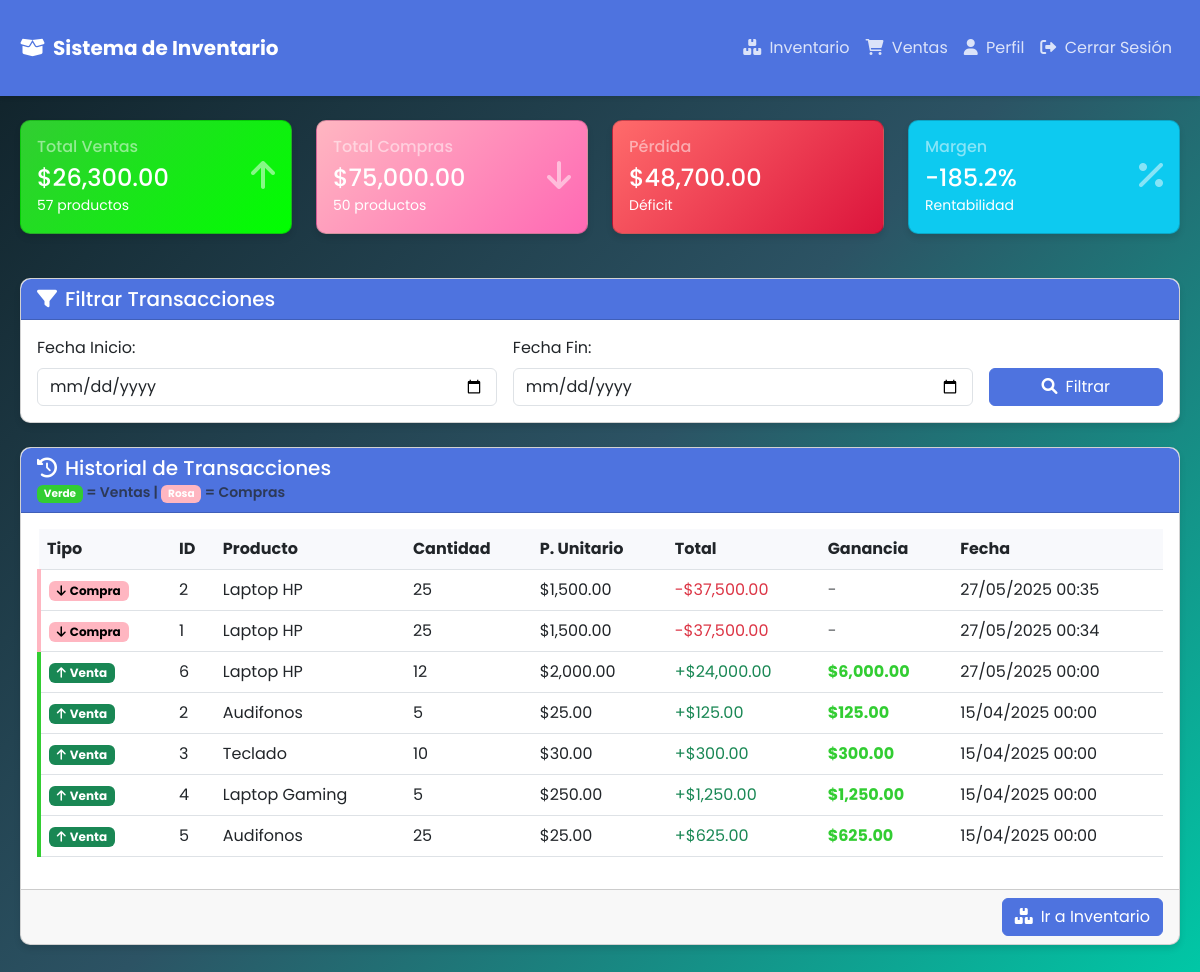
The app's page /vistas/ventas.php (signed in) with its own data.
### tables this page shows
CREATE TABLE IF NOT EXISTS `compras` (
  `id` int NOT NULL AUTO_INCREMENT,
  `id_producto` int NOT NULL,
  `id_usuario` int DEFAULT NULL,
  `cantidad` int NOT NULL,
  `precio_unitario` decimal(10,2) NOT NULL,
  `total` decimal(10,2) NOT NULL,
  `fecha` timestamp NULL DEFAULT CURRENT_TIMESTAMP,
  PRIMARY KEY (`id`),
  KEY `id_producto` (`id_producto`),
  KEY `id_usuario` (`id_usuario`)
);

CREATE TABLE IF NOT EXISTS `productos` (
  `id` int NOT NULL AUTO_INCREMENT,
  `nombre` varchar(100) NOT NULL,
  `categoria` varchar(100) NOT NULL,
  `cantidad` int NOT NULL,
  `precio` decimal(10,2) NOT NULL,
  `precio_compra` decimal(10,2) DEFAULT '0.00',
  PRIMARY KEY (`id`)
);

CREATE TABLE IF NOT EXISTS `ventas` (
  `id` int NOT NULL AUTO_INCREMENT,
  `id_producto` int DEFAULT NULL,
  `cantidad` int NOT NULL,
  `fecha` date NOT NULL,
  `total` decimal(10,2) NOT NULL,
  `id_usuario` int DEFAULT NULL,
  PRIMARY KEY (`id`),
  KEY `id_producto` (`id_producto`),
  KEY `id_usuario` (`id_usuario`)
);

### vistas/ventas.php (the view, shortened to what this page needs)
<?php
include '../config.php';
$fecha_inicio = $_GET['fecha_inicio'] ?? '';
$fecha_fin = $_GET['fecha_fin'] ?? '';
$where = "WHERE 1";
$params = [];
$query = "
    SELECT ventas.*, productos.nombre AS nombre_producto, productos.precio_compra,
           (ventas.total - (productos.precio_compra * ventas.cantidad)) AS ganancia
    FROM ventas
    JOIN productos ON ventas.id_producto = productos.id
    $where
    ORDER BY ventas.fecha DESC
";
$stmt = $pdo->prepare($query);
$stmt->execute($params);
$ventas = $stmt->fetchAll();
$query_compras = "
    SELECT compras.*, productos.nombre AS nombre_producto
    FROM compras
    JOIN productos ON compras.id_producto = productos.id
    $where
    ORDER BY compras.fecha DESC
";
$stmt = $pdo->prepare($query_compras);
$stmt->execute($params);
$compras = $stmt->fetchAll();
$queryTotal = "SELECT SUM(total) AS total_ventas, SUM(cantidad) AS total_productos_vendidos FROM ventas $where";
$stmt = $pdo->prepare($queryTotal);
$stmt->execute($params);
$result = $stmt->fetch();
$total_ventas = $result['total_ventas'] ?? 0;
$total_productos_vendidos = $result['total_productos_vendidos'] ?? 0;
$queryTotalCompras = "SELECT SUM(total) AS total_compras, SUM(cantidad) AS total_productos_comprados FROM compras $where";
$stmt = $pdo->prepare($queryTotalCompras);
$stmt->execute($params);
$result = $stmt->fetch();
$total_compras = $result['total_compras'] ?? 0;
$total_productos_comprados = $result['total_productos_comprados'] ?? 0;
$ganancia_neta = $total_ventas - $total_compras;
$transacciones = [];
foreach ($ventas as $venta) {
    $transacciones[] = [
        'tipo' => 'venta',
        'id' => $venta['id'],
        'producto' => $venta['nombre_producto'],
        'cantidad' => $venta['cantidad'],
        'precio_unitario' => $venta['total'] / $venta['cantidad'],
        'total' => $venta['total'],
        'ganancia' => $venta['ganancia'],
        'fecha' => $venta['fecha']
    ];
}
foreach ($compras as $compra) {
    $transacciones[] = [
        'tipo' => 'compra',
        'id' => $compra['id'],
        'producto' => $compra['nombre_producto'],
        'cantidad' => $compra['cantidad'],
        'precio_unitario' => $compra['precio_unitario'],
        'total' => $compra['total'],
        'ganancia' => null,
        'fecha' => $compra['fecha']
    ];
}
usort($transacciones, function($a, $b) {
    return strtotime($b['fecha']) - strtotime($a['fecha']);
});
?>
<!DOCTYPE html>
<html lang="es">
<head>
    <link href="https://cdn.jsdelivr.net/npm/bootstrap@5.3.0-alpha1/dist/css/bootstrap.min.css" rel="stylesheet">
    <link rel="stylesheet" href="https://cdnjs.cloudflare.com/ajax/libs/font-awesome/6.0.0-beta3/css/all.min.css">
    <link rel="stylesheet" href="styles/main.css">
</head>
<body>
    <nav class="navbar navbar-expand-lg navbar-dark">
        <div class="container">
            <a class="navbar-brand" href="inventario.php">
                <i class="fas fa-box-open me-2"></i>Sistema de Inventario
            </a>
            <div class="collapse navbar-collapse" id="navbarNav">
                <ul class="navbar-nav ms-auto">
                    <li class="nav-item">
                        <a class="nav-link" href="inventario.php">
                            <i class="fas fa-boxes me-1"></i> Inventario
                        </a>
                    </li>
                    <li class="nav-item">
                        <a class="nav-link active" href="ventas.php">
                            <i class="fas fa-shopping-cart me-1"></i> Ventas
                        </a>
                    </li>
                    <li class="nav-item">
                        <a class="nav-link" href="perfil.php">
                            <i class="fas fa-user me-1"></i> Perfil
                        </a>
                    </li>
                    <li class="nav-item">
                        <a class="nav-link" href="login.php?logout=1">
                            <i class="fas fa-sign-out-alt me-1"></i> Cerrar Sesión
                        </a>
                    </li>
                </ul>
            </div>
        </div>
    </nav>
    <div class="container py-4">
        <div class="row mb-4">
            <div class="col-md-3">
                <div class="card card-ventas text-white">
                    <div class="card-body">
                        <div class="d-flex justify-content-between align-items-center">
                            <div>
                                <h6 class="text-white-50">Total Ventas</h6>
                                <h4 class="mb-0">$<?= number_format($total_ventas, 2) ?></h4>
                                <small><?= $total_productos_vendidos ?> productos</small>
                            </div>
                            <div class="text-white">
                                <i class="fas fa-arrow-up fa-2x opacity-50"></i>
                            </div>
                        </div>
                    </div>
                </div>
            </div>
            <div class="col-md-3">
                <div class="card card-compras text-white">
                    <div class="card-body">
                        <div class="d-flex justify-content-between align-items-center">
                            <div>
                                <h6 class="text-white-50">Total Compras</h6>
                                <h4 class="mb-0">$<?= number_format($total_compras, 2) ?></h4>
                                <small><?= $total_productos_comprados ?> productos</small>
                            </div>
                            <div class="text-white">
                                <i class="fas fa-arrow-down fa-2x opacity-50"></i>
                            </div>
                        </div>
                    </div>
                </div>
            </div>
            <div class="col-md-3">
                <div class="card <?= $ganancia_neta >= 0 ? 'card-ganancia' : 'card-perdida' ?> text-white">
                    <div class="card-body">
                        <div class="d-flex justify-content-between align-items-center">
                            <div>
                                <h6 class="text-white-50"><?= $ganancia_neta >= 0 ? 'Ganancia' : 'Pérdida' ?></h6>
                                <h4 class="mb-0">$<?= number_format(abs($ganancia_neta), 2) ?></h4>
                                <small><?= $ganancia_neta >= 0 ? 'Beneficio' : 'Déficit' ?></small>
                            </div>
                        </div>
                    </div>
                </div>
            </div>
            <div class="col-md-3">
                <div class="card bg-info text-white">
                    <div class="card-body">
                        <div class="d-flex justify-content-between align-items-center">
                            <div>
                                <h6 class="text-white-50">Margen</h6>
                                <h4 class="mb-0"><?= $total_ventas > 0 ? number_format(($ganancia_neta / $total_ventas) * 100, 1) : 0 ?>%</h4>
                                <small>Rentabilidad</small>
                            </div>
                            <div class="text-white">
                                <i class="fas fa-percentage fa-2x opacity-50"></i>
                            </div>
                        </div>
                    </div>
                </div>
            </div>
        </div>
        <div class="card mb-4">
            <div class="card-header">
                <h5 class="mb-0"><i class="fas fa-filter me-2"></i>Filtrar Transacciones</h5>
            </div>
            <div class="card-body">
                <form method="GET" class="row g-3">
                    <div class="col-md-5">
                        <label for="fecha_inicio" class="form-label">Fecha Inicio:</label>
                        <input type="date" class="form-control" id="fecha_inicio" name="fecha_inicio" value="<?= $fecha_inicio ?>">
                    </div>
                    <div class="col-md-5">
                        <label for="fecha_fin" class="form-label">Fecha Fin:</label>
                        <input type="date" class="form-control" id="fecha_fin" name="fecha_fin" value="<?= $fecha_fin ?>">
                    </div>
                    <div class="col-md-2 d-flex align-items-end">
                        <div class="d-grid w-100">
                            <button type="submit" class="btn btn-primary">
                                <i class="fas fa-search me-2"></i>Filtrar
                            </button>
                        </div>
                    </div>
                </form>
            </div>
        </div>
        <div class="card">
            <div class="card-header">
                <h5 class="mb-0"><i class="fas fa-history me-2"></i>Historial de Transacciones</h5>
                <small class="text-muted">
                    <span class="badge" style="background-color: #32cd32;">Verde</span> = Ventas |
                    <span class="badge" style="background-color: #ffb6c1;">Rosa</span> = Compras
                </small>
            </div>
            <div class="card-body">
                <div class="table-responsive">
                    <table class="table table-hover">
                        <thead>
                            <tr>
                                <th>Tipo</th>
                                <th>ID</th>
                                <th>Producto</th>
                                <th>Cantidad</th>
                                <th>P. Unitario</th>
                                <th>Total</th>
                                <th>Ganancia</th>
                                <th>Fecha</th>
                            </tr>
                        </thead>
                        <tbody>
                            <?php if (count($transacciones) > 0): ?>
                                <?php foreach ($transacciones as $transaccion): ?>
                                    <tr class="<?= $transaccion['tipo'] ?>-row">
                                        <td>
                                            <?php if ($transaccion['tipo'] == 'venta'): ?>
                                                <span class="badge bg-success">
                                                    <i class="fas fa-arrow-up me-1"></i>Venta
                                                </span>
                                            <?php else: ?>
                                                <span class="badge" style="background-color: #ffb6c1; color: #000;">
                                                    <i class="fas fa-arrow-down me-1"></i>Compra
                                                </span>
                                            <?php endif; ?>
                                        </td>
                                        <td><?= $transaccion['id'] ?></td>
                                        <td><?= $transaccion['producto'] ?></td>
                                        <td><?= $transaccion['cantidad'] ?></td>
                                        <td>$<?= number_format($transaccion['precio_unitario'], 2) ?></td>
                                        <td>
                                            <?php if ($transaccion['tipo'] == 'venta'): ?>
                                                <span class="text-success">+$<?= number_format($transaccion['total'], 2) ?></span>
                                            <?php else: ?>
                                                <span class="text-danger">-$<?= number_format($transaccion['total'], 2) ?></span>
                                            <?php endif; ?>
                                        </td>
                                        <td>
                                            <?php if ($transaccion['tipo'] == 'venta' && $transaccion['ganancia'] !== null): ?>
                                                <span class="<?= $transaccion['ganancia'] >= 0 ? 'ganancia-positiva' : 'ganancia-negativa' ?>">
                                                    $<?= number_format($transaccion['ganancia'], 2) ?>
                                                </span>
                                            <?php else: ?>
                                                <span class="text-muted">-</span>
                                            <?php endif; ?>
                                        </td>
                                        <td><?= date('d/m/Y H:i', strtotime($transaccion['fecha'])) ?></td>
                                    </tr>
                                <?php endforeach; ?>
                            <?php else: ?>
                                <tr>
                                    <td colspan="8" class="text-center py-3">No se encontraron transacciones</td>
                                </tr>
                            <?php endif; ?>
                        </tbody>
                    </table>
                </div>
            </div>
            <div class="card-footer text-end">
                <a href="inventario.php" class="btn btn-primary">
                    <i class="fas fa-boxes me-2"></i>Ir a Inventario
                </a>
            </div>
        </div>
    </div>
</body>
</html>

### styles/main.css (style rules this page uses)
body { background-color: #f8f9fa; font-family: "Poppins", sans-serif; }
.container { max-width: 1200px; margin: 0 auto; padding: 20px; }
.card { border-radius: 10px; box-shadow: 0 4px 6px rgba(0, 0, 0, 0.1); margin-bottom: 20px; }
.card-header { border-radius: 10px 10px 0 0 !important; background-color: #4e73df; color: white; font-weight: 600; }
.btn-primary { background-color: #4e73df; border-color: #4e73df; }
.navbar { background-color: #4e73df; box-shadow: 0 2px 4px rgba(0, 0, 0, 0.1); }
.navbar-brand { font-weight: 700; color: white !important; }
.nav-link { color: rgba(255, 255, 255, 0.8) !important; }
.table th { background-color: #f8f9fc; }

### vistas/ventas.php (style rules this page uses)
body { background: linear-gradient(135deg, #0f2027, #2c5364, #00c9a7); background-size: cover; background-repeat: no-repeat; background-attachment: fixed; font-family: 'Poppins', sans-serif; }
.venta-row { background-color: rgba(50, 205, 50, 0.1) !important; border-left: 4px solid #32cd32; }
.compra-row { background-color: rgba(255, 182, 193, 0.2) !important; border-left: 4px solid #ffb6c1; }
.ganancia-positiva { color: #32cd32; font-weight: bold; }
.card-perdida { background: linear-gradient(135deg, #ff6b6b, #dc143c); }
.card-compras { background: linear-gradient(135deg, #ffb6c1, #ff69b4); }
.card-ventas { background: linear-gradient(135deg, #32cd32, #00ff00); }

### records on screen
compras: shows "Compra", id "2", id_producto.nombre "Laptop HP", cantidad "25", precio_unitario "1,500.00", total "37,500.00", fecha "27/05/2025 00:35"
compras: shows "Compra", id "1", id_producto.nombre "Laptop HP", cantidad "25", precio_unitario "1,500.00", total "37,500.00", fecha "27/05/2025 00:34"
ventas: shows "Venta", id "6", id_producto.nombre "Laptop HP", cantidad "12", precio_unitario "2,000.00", total "24,000.00", ganancia "6,000.00", fecha "27/05/2025 00:00"
ventas: shows "Venta", id "2", id_producto.nombre "Audifonos", cantidad "5", precio_unitario "25.00", total "125.00", ganancia "125.00", fecha "15/04/2025 00:00"
ventas: shows "Venta", id "3", id_producto.nombre "Teclado", cantidad "10", precio_unitario "30.00", total "300.00", ganancia "300.00", fecha "15/04/2025 00:00"
ventas: shows "Venta", id "4", id_producto.nombre "Laptop Gaming", cantidad "5", precio_unitario "250.00", total "1,250.00", ganancia "1,250.00", fecha "15/04/2025 00:00"
ventas: shows "Venta", id "5", id_producto.nombre "Audifonos", cantidad "25", cantidad "25.00", total "625.00", ganancia "625.00", fecha "15/04/2025 00:00"

### other values on screen
$total_ventas "26,300.00"
$total_productos_vendidos "57"
$total_compras "75,000.00"
$total_productos_comprados "50"
abs($ganancia_neta) "48,700.00"
